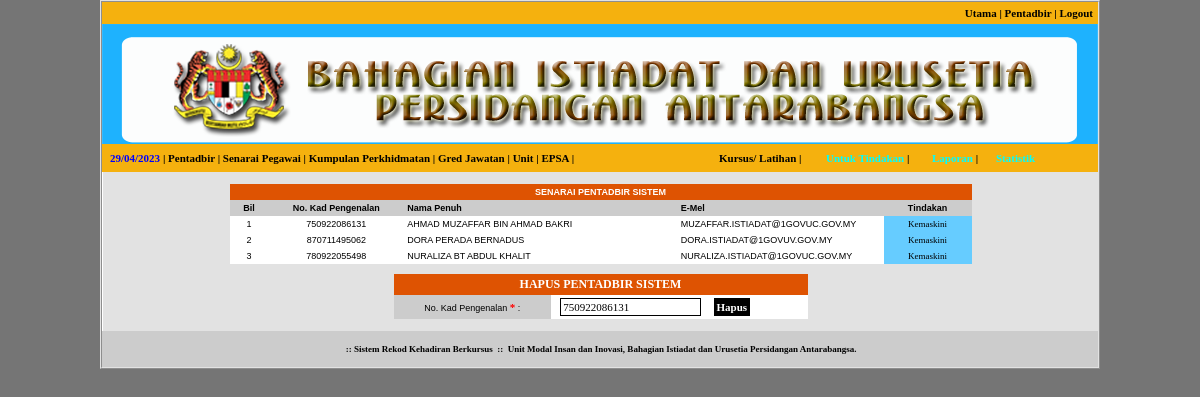
Screenshot of /admin/index.php?modul=pentadbir&menu=kemaskini&id=38e58851939aa005396249a036c86499 (signed in) with the database file from the repository.
### tables this page shows
CREATE TABLE IF NOT EXISTS `user` (
  `uids` varchar(32) NOT NULL,
  `ulevel` int(1) NOT NULL DEFAULT '3',
  `usah` int(1) NOT NULL DEFAULT '2',
  `utsah` int(11) NOT NULL,
  `udelete` int(1) NOT NULL DEFAULT '1',
  `unokp` varchar(12) NOT NULL,
  `upass` varchar(32) NOT NULL,
  `usoalan` varchar(255) NOT NULL,
  `ujawapan` varchar(255) NOT NULL,
  `uemail` varchar(255) NOT NULL,
  `unoid` varchar(255) NOT NULL,
  `unama` varchar(255) NOT NULL,
  `utpenempatan` varchar(255) NOT NULL,
  `pids` varchar(32) NOT NULL,
  `ugred` varchar(255) NOT NULL,
  `bids` varchar(32) NOT NULL,
  `utelefon` varchar(50) NOT NULL,
  `ubimbit` varchar(50) NOT NULL,
  `uselia` varchar(255) NOT NULL,
  `ujselia` varchar(255) NOT NULL,
  `ueselia` varchar(255) NOT NULL,
  `upada` int(11) NOT NULL,
  PRIMARY KEY (`unokp`)
);

### inc/fungsi.php (called while the page is built, shortened)
<?php
function semakSlash($input) {
	if(!get_magic_quotes_gpc()) {
		$input = mysql_real_escape_string($input);
	}
	return $input;
}
function input2($str) {
	$str = htmlentities(trim(semakSlash($str)));
	return $str;
}
function output1($str) {
	if(!get_magic_quotes_gpc()) {
		$str = stripslashes($str);
	}
	return $str;
}
?>

### tmp/admin/admin_kemaskini.php (the view, shortened to what this page needs)
<table width="995" cellspacing="0" cellpadding="2" border="0">
    <tr>
        <td align="center" valign="top" bgcolor="#E2E2E2">
          <br />
          <table width="742" border="0" cellpadding="3" style="border-collapse: collapse">
            <tr class="text2">
              <td colspan="5" align="center" bgcolor="#DE5302">SENARAI PENTADBIR SISTEM</td>
            </tr>
            <tr class="text1">
              <td width="33" align="center" bgcolor="#CCCCCC">Bil</td>
              <td width="130" align="center" bgcolor="#CCCCCC">No. Kad Pengenalan</td>
              <td width="268" align="left" bgcolor="#CCCCCC">Nama Penuh</td>
              <td width="200" align="left" bgcolor="#CCCCCC">E-Mel</td>
              <td width="82" align="center" bgcolor="#CCCCCC">Tindakan</td>
            </tr>
            <?php
			$s = "SELECT * FROM user WHERE udelete = 1 AND ulevel = 2 ORDER BY unama ASC";
			$d = mysql_query($s);
			while ($t = mysql_fetch_array($d)) {
				$n = $n + 1;
				?>
                <tr>
                  <td align="center"><?php echo $n; ?></td>
                  <td align="center"><?php echo output1($t['unokp']); ?></td>
                  <td align="left"><?php echo output1($t['unama']); ?></td>
                  <td align="left"><?php echo output1($t['uemail'])?></td>
                  <td align="center" bgcolor="#66CCFF"><a href="index.php?modul=pentadbir&menu=kemaskini&id=<?php echo $t['uids']; ?>">Kemaskini</a></td>
                </tr>
            <?php
			}
				?>
      	  </table>
            <br />
            <?php
			if (!empty($_GET['id']) && strlen($_GET['id']) == 32) {
				$s = "SELECT * FROM user WHERE uids = '" . input2($_GET['id']) . "' ORDER BY uids ASC";
				$d = mysql_query($s);
				$t = mysql_fetch_array($d);
			}
			?>
            <table width="414" border="0" cellpadding="3" style="border-collapse: collapse">
          	<form id="kumpulan" name="kumpulan" method="post" action="index.php?modul=pentadbir&amp;menu=kemaskini">
              <tr>
                <td colspan="3" align="center" bgcolor="#De5302" class="text2">
				HAPUS PENTADBIR SISTEM</td>
              </tr>
              <tr>
                <td width="150" align="center" bgcolor="#CCCCCC">No. Kad Pengenalan <span class="text8">*</span> :</td>
                <td width="152" align="center"><input name="pentadbir" value="<?php echo $t['unokp']; ?>" type="text" id="pentadbir" size="20" maxlength="12" class="input1" /></td>
                <td width="90" align="center"><input name="id" type="hidden" id="id" value="<?php echo $t['uids']; ?>" />
				<input type="submit" name="Submit" id="Submit" value="Hapus" class="button" style="float: left" /></td>
              </tr>
          	</form>
            </table>
       <br /></td>
    </tr>
</table>

### files/latihan.css (style rules this page uses)
BODY { background: #757575; color: #000000; font-size: 11px; font-family: Tahoma, Verdana; }
A:link { color: #000000; text-decoration: none; font-family: Tahoma, Verdana; }
TABLE { font-size: 11px; font-family: Tahoma, Verdana; background: #FFFFFF; border-color: #E2E2E2; }
.text1 { font-family: Tahoma, Verdana; font-size: 11px; font-weight: bold; }
.text2 { font-family: Tahoma, Verdana; font-size: 12px; font-weight: bold; color: #FFFFFF; }
.text8 { font-family: Tahoma, Verdana; font-size: 11px; font-weight: bold; color: #FF0000; }
.input1 { font-family: Tahoma, Verdana; font-size: 11px; border: 1px solid black; text-transform: uppercase; background: white; padding: 2px; }
.button { color: #FFFFFF; font-family: Tahoma, Verdana; font-size: 11px; font-weight: bold; border: 1px solid black; background: #000000; padding: 2px; }

### rows the page displays
user: unokp "750922086131", unama "AHMAD MUZAFFAR BIN AHMAD BAKRI", uemail "MUZAFFAR.ISTIADAT@1GOVUC.GOV.MY", pentadbir "750922086131"
user: unokp "870711495062", unama "DORA PERADA BERNADUS", uemail "DORA.ISTIADAT@1GOVUV.GOV.MY"
user: unokp "780922055498", unama "NURALIZA BT ABDUL KHALIT", uemail "NURALIZA.ISTIADAT@1GOVUC.GOV.MY"
